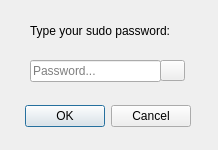
<?xml version="1.0" encoding="UTF-8"?>
<ui version="4.0">
 <class>Dialog</class>
 <widget class="QDialog" name="Dialog">
  <property name="geometry">
   <rect>
    <x>0</x>
    <y>0</y>
    <width>218</width>
    <height>150</height>
   </rect>
  </property>
  <property name="windowTitle">
   <string>Dialog</string>
  </property>
  <widget class="QDialogButtonBox" name="buttonBox">
   <property name="geometry">
    <rect>
     <x>20</x>
     <y>100</y>
     <width>171</width>
     <height>32</height>
    </rect>
   </property>
   <property name="orientation">
    <enum>Qt::Horizontal</enum>
   </property>
   <property name="standardButtons">
    <set>QDialogButtonBox::Cancel|QDialogButtonBox::Ok</set>
   </property>
  </widget>
  <widget class="QLineEdit" name="passwdEdit">
   <property name="geometry">
    <rect>
     <x>30</x>
     <y>60</y>
     <width>131</width>
     <height>22</height>
    </rect>
   </property>
   <property name="inputMask">
    <string/>
   </property>
   <property name="text">
    <string/>
   </property>
   <property name="maxLength">
    <number>32767</number>
   </property>
   <property name="echoMode">
    <enum>QLineEdit::Password</enum>
   </property>
   <property name="placeholderText">
    <string>Password...</string>
   </property>
  </widget>
  <widget class="QToolButton" name="eyeButton">
   <property name="geometry">
    <rect>
     <x>160</x>
     <y>60</y>
     <width>25</width>
     <height>21</height>
    </rect>
   </property>
   <property name="text">
    <string/>
   </property>
  </widget>
  <widget class="QLabel" name="label">
   <property name="geometry">
    <rect>
     <x>30</x>
     <y>20</y>
     <width>151</width>
     <height>21</height>
    </rect>
   </property>
   <property name="text">
    <string>Type your sudo password:</string>
   </property>
  </widget>
 </widget>
 <tabstops>
  <tabstop>passwdEdit</tabstop>
  <tabstop>eyeButton</tabstop>
 </tabstops>
 <resources/>
 <connections/>
</ui>
